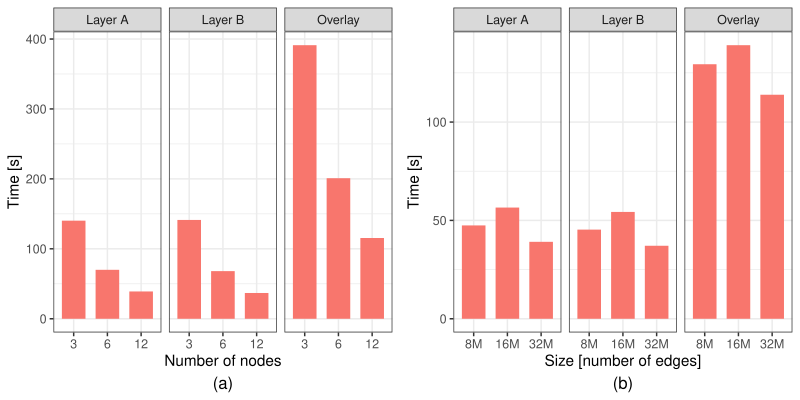

This chart was generated by the following R code:
library(tidyverse)
library(ggpubr)

data0 = enframe(read_lines("MainUS_speedup_v01.txt"), value="line")

data1 = data0 %>%
  filter(str_detect(line, 'TIME')) 

fields1 = c("ts","start","appId","time","tag","stage","data")
fields2 = c("dataset", "tolerance", "overlay_method", "overlay_level", "partitions", "nodes", "run")
data2 = data1 %>% 
  separate(sep = "\\|", col = "line", into = fields1, extra = "drop") %>%
  separate(sep = "_"  , col = "data", into = fields2, extra = "drop") %>%
  filter(stage == "layer1" | stage == "layer2" | stage == "overlay") %>%
  select(time, stage, nodes) %>%
  mutate(time = as.numeric(time) / 1000.0, nodes = as.factor(nodes))

nodes_labels = c("3", "6", "9", "12")
data3 = data2 %>%
  group_by(nodes, stage) %>% summarise(time = mean(time))  %>%
  mutate(nodes = fct_relevel(nodes, nodes_labels))

write_tsv(data3, "MainUS_speedup.tsv")

stage.labs <- c("Layer A", "Layer B", "Overlay")
names(stage.labs) <- c("layer1", "layer2","overlay")

data4 = data3 |> filter(nodes!="9")

p = ggplot(data4, aes(x = nodes, y = time, fill = "blue")) + 
  geom_col(width = 0.7, position="dodge") + 
  labs(x="Number of nodes", y="Time [s]", caption = "(a)") +
  theme_bw()  + 
  theme(legend.position="top", 
        plot.caption = element_text(hjust = 0.5, size = 12)) +
  guides(fill = F) +
  facet_wrap(~ stage, labeller = labeller(stage = stage.labs))
plot(p)

W = 5
H = 4
ggsave(paste0("MainUS_speedup.pdf"), width = W, height = H)

data0 = enframe(read_lines("MainUS_scaleup_v03.txt"), value="line")

data1 = data0 %>%
  filter(str_detect(line, 'TIME')) 

fields1 = c("ts","start","appId","time","tag","stage","data")
fields2 = c("dataset", "tolerance", "overlay_method", "overlay_level", "partitions", "nodes", "run")
fields3 = c(NA, NA, NA, "size")
data2 = data1 %>% 
  separate(sep = "\\|", col = "line", into = fields1, extra = "drop") %>%
  separate(sep = "_"  , col = "data", into = fields2, extra = "drop") %>%
  separate(sep = "/"  , col = "dataset", into = fields3, extra = "drop") %>%
  filter(stage == "layer1" | stage == "layer2" | stage == "overlay") %>%
  select(time, stage, size) %>%
  mutate(time = as.numeric(time) / 1000.0, size = as.factor(size)) %>%
  mutate(size = recode_factor(size, S0 = "8M", S1 = "16M", S2 = "24M", S3 = "32M"))

size_labels = c("8M", "16M", "24M", "32M")
data3 = data2 %>%
  group_by(size, stage) %>% summarise(time = mean(time))  %>%
  mutate(size = fct_relevel(size, size_labels))

write_tsv(data3, "MainUS_scaleup.tsv")

stage.labs <- c("Layer A", "Layer B", "Overlay")
names(stage.labs) <- c("layer1", "layer2","overlay")

data4 = data3 |> filter(size!="24M")

q = ggplot(data4, aes(x = size, y = time, fill = "blue")) + 
  geom_col(width = 0.7, position="dodge") + 
  labs(x="Size [number of edges]", y="Time [s]", caption = "(b)") +
  theme_bw()  + 
  theme(legend.position="top", 
        plot.caption = element_text(hjust = 0.5, size = 12)) +
  guides(fill = F) +
  facet_wrap(~ stage, labeller = labeller(stage = stage.labs))
plot(q)

ggsave(paste0("MainUS_scaleup.pdf"), width = W, height = H)

ggarrange(p, q, ncol=2, nrow=1, common.legend = TRUE, legend="top")
ggsave("MainUS_SS.pdf", width = 8, height = 4)
